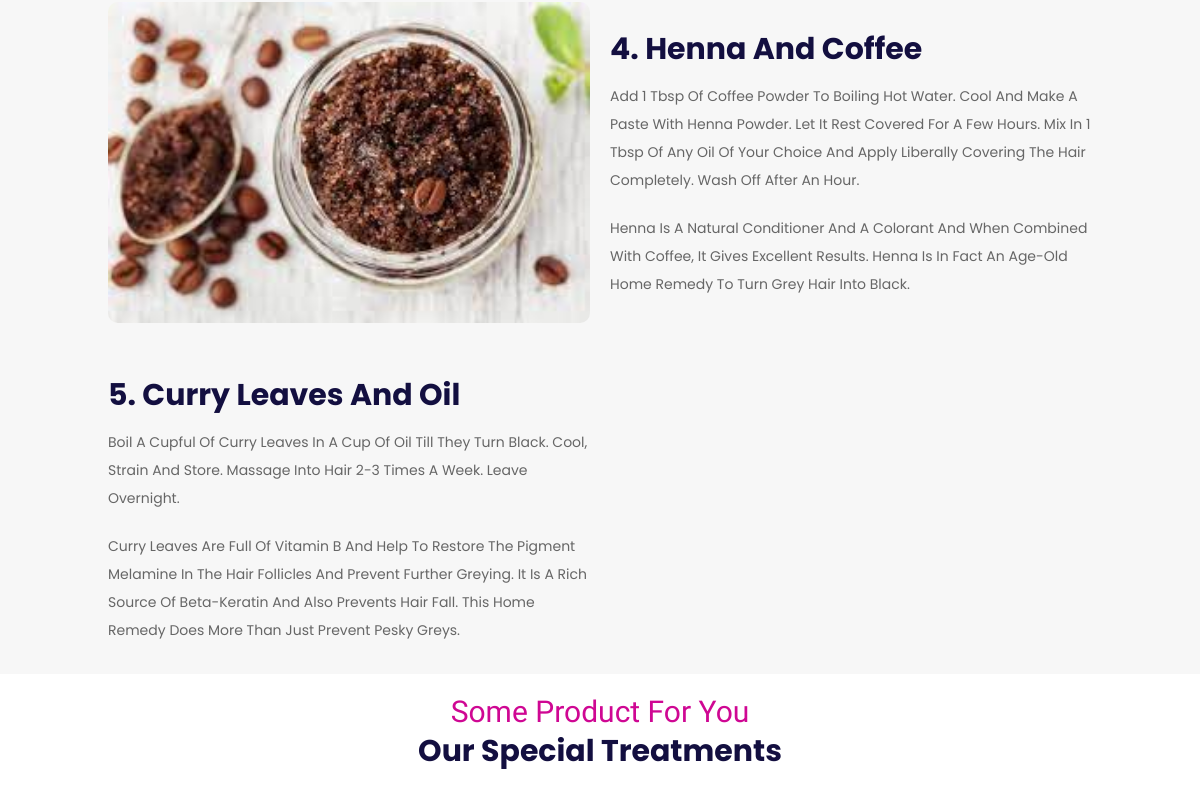
The page /home/post_test2.php (lower part) on the database as committed earlier.
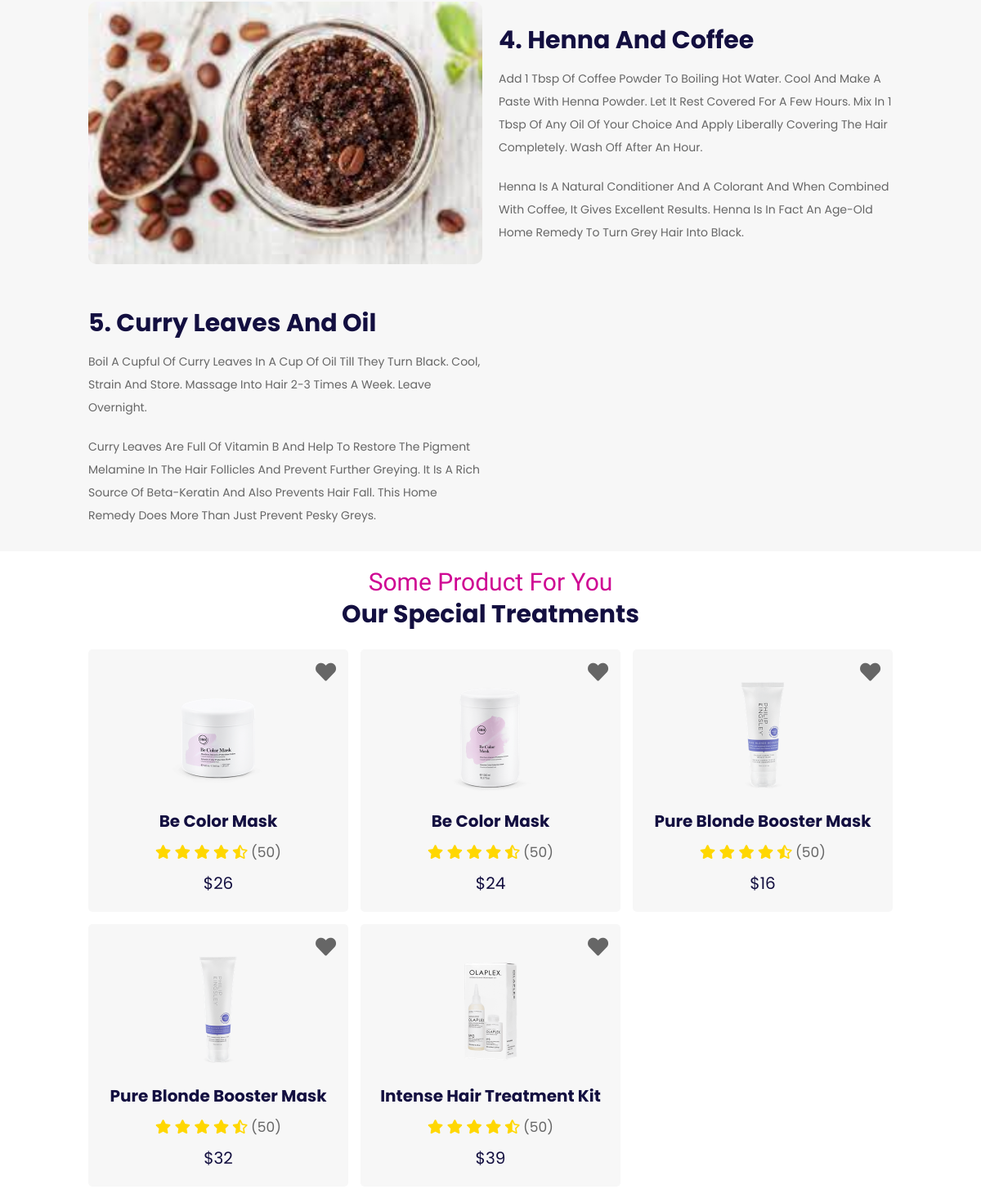
The same page on the database as committed later.
### tables this page shows
CREATE TABLE `product_item` (
  `id` int(6) UNSIGNED NOT NULL,
  `code` varchar(120) NOT NULL,
  `name` varchar(120) NOT NULL,
  `description` text NOT NULL,
  `product_infomation` text NOT NULL,
  `ingredient` text NOT NULL,
  `guide` text NOT NULL,
  `img` varchar(60) NOT NULL,
  `subcategory` int(6) UNSIGNED DEFAULT NULL,
  `brand` int(6) UNSIGNED DEFAULT NULL,
  `size` int(6) UNSIGNED DEFAULT NULL,
  `sku` varchar(30) DEFAULT NULL,
  `price` float DEFAULT NULL,
  `real_price` float DEFAULT NULL,
  `rate` float DEFAULT NULL,
  `rate_number` int(6) UNSIGNED DEFAULT NULL,
  `total` int(6) UNSIGNED DEFAULT NULL,
  `creation_date` date NOT NULL
);

### home/post_test2.php (the view, shortened to what this page needs)
<!DOCTYPE html>
<html lang="en">
<head>
    <link rel="stylesheet" href="https://cdnjs.cloudflare.com/ajax/libs/font-awesome/5.15.4/css/all.min.css">
    <link rel="stylesheet" href="css/style.css">
</head>
<body>
    <?php
        $servername = "localhost";
        $username = "root";
        $password = "";
        $dbname = "haircare";
        $conn = new mysqli($servername, $username, $password, $dbname);
        $sql4 = "SELECT * FROM product_item where subcategory = 5";
        $result4 = $conn->query($sql4);
    ?>
<section class="about" id="about">
<div class="image">
        <img src="image/codde.jfif" alt="">
    </div>
    <div class="content">
        <h3 class="title">4. Henna and coffee</h3>
        <p>Add 1 tbsp of coffee powder to boiling hot water. Cool and make a paste with henna powder. Let it rest covered for a few hours. Mix in 1 tbsp of any oil of your choice and apply liberally covering the hair completely. Wash off after an hour.</p>
        <p>Henna is a natural conditioner and a colorant and when combined with coffee, it gives excellent results. Henna is in fact an age-old home remedy to turn grey hair into black.</p>
    </div>
</section>
<section class="about" id="about">
    <div class="content">
        <h3 class="title">5. Curry leaves and oil</h3>
        <p>Boil a cupful of curry leaves in a cup of oil till they turn black. Cool, strain and store. Massage into hair 2-3 times a week. Leave overnight.</p>
        <p>Curry leaves are full of Vitamin B and help to restore the pigment melamine in the hair follicles and prevent further greying. It is a rich source of Beta-Keratin and also prevents hair fall. This home remedy does more than just prevent pesky greys.</p>
    </div>
    <div class="image">
    </div>
</section>
<section class="popular" id="popular">
    <div class="heading">
        <span>some product for you</span>
        <h3>our special treatments</h3>
    </div>
    <div class="box-container">
        <?php
            if ($result4->num_rows > 0) {
        ?>
            <?php while($row = $result4->fetch_assoc()) { ?>
                <div class="box">
                    <a href="#" class="fas fa-heart"></a>
                    <div class="image">
                        <a href="/project_haircare/products/item.php?item=<?php echo $row["code"] ?>"> <img src="/project_haircare/content/img/<?php echo $row["img"]; ?>" alt=""> </a>
                    </div>
                    <div class="content">
                        <h3><?php echo $row["name"]; ?></h3>
                        <div class="stars">
                            <i class="fas fa-star"></i>
                            <i class="fas fa-star"></i>
                            <i class="fas fa-star"></i>
                            <i class="fas fa-star"></i>
                            <i class="fas fa-star-half-alt"></i>
                            <span> (50) </span>
                        </div>
                        <div class="price">$<?php echo $row["price"]; ?></div>
                    </div>
                </div>
            <?php } ?>
        <?php } ?>
    </div>
</section>
</body>
</html>

Rows that differ between the two databases and show on the page:
added product_item: img (picture), name "Be Color Mask", price "26"
added product_item: img (picture), name "Be Color Mask", price "24"
added product_item: img (picture), name "Pure Blonde Booster Mask", price "16"
added product_item: img (picture), name "Pure Blonde Booster Mask", price "32"
added product_item: img (picture), name "Intense Hair Treatment Kit", price "39"
